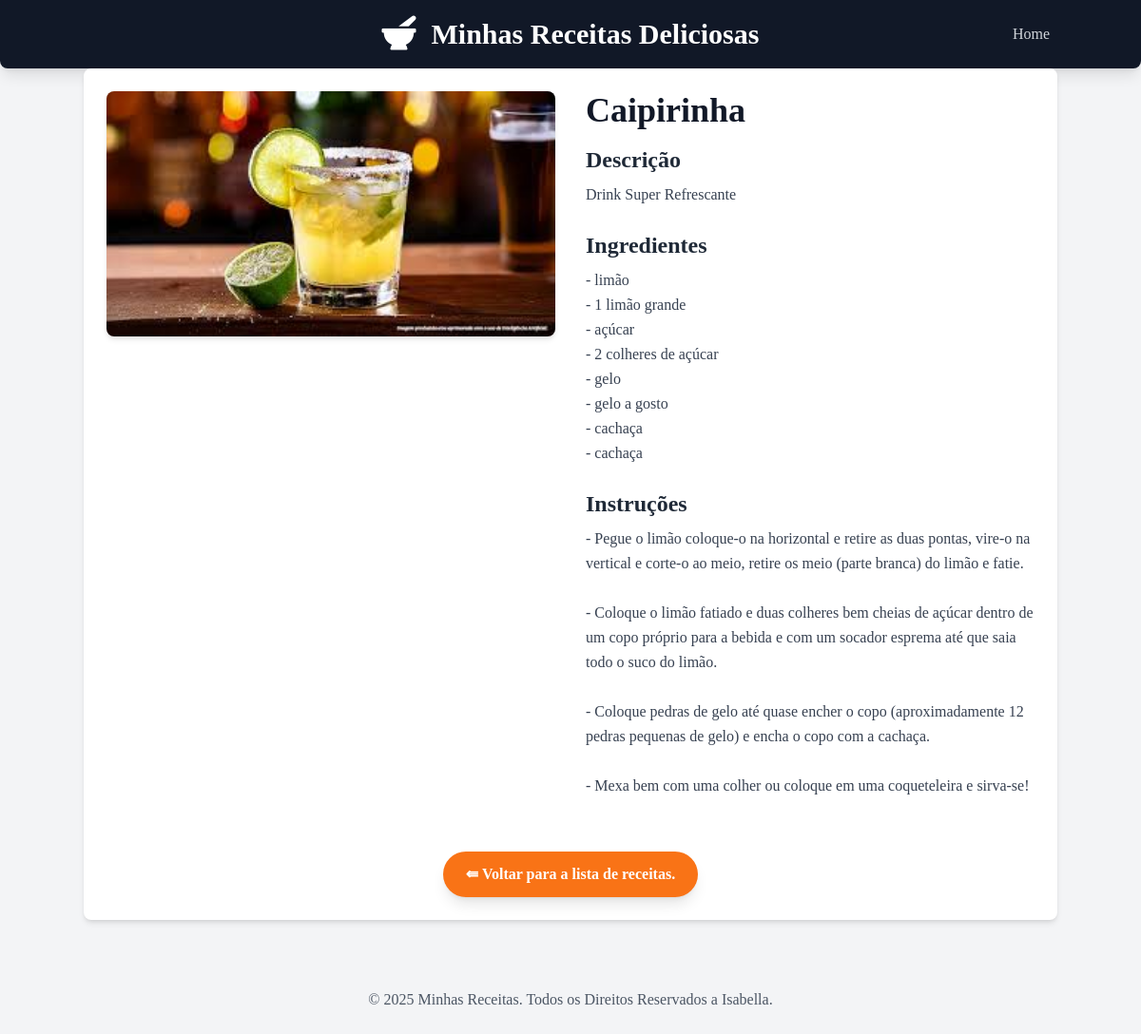
The page /receitas/receita/7/ on the database its author committed.
### receitas/models.py (models this page shows, shortened)
class Receita(models.Model):
    CATEGORIAS = [
        ('comida', 'Comida'),
        ('sobremesa', 'Sobremesa'),
        ('drinks', 'Drinks'),
    ]
    title = models.CharField("Titulo", max_length=200)
    description = models.TextField("Descrição")
    ingredients = models.TextField("Ingredientes")
    instructions = models.TextField("Instruções")
    image = models.ImageField("imagem", upload_to='receitas/images/', blank=True, null=True)
    categoria = models.CharField("Categoria", max_length=50, choices=CATEGORIAS, default='comida')
    created_at = models.DateTimeField(auto_now_add=True)
    updated_at = models.DateTimeField(auto_now=True)
    class Meta:
        verbose_name = 'Receita'
        verbose_name_plural = 'Receitas'
        ordering = ['-created_at']

### receitas/views.py (the view)
# urls.py: path('receita/<int:id>/', views.receita_detail, name='receita_detail'),
def receita_detail(request, id):
    receita = get_object_or_404(Receita, pk=id)
    return render(request, 'receitas/receita_detail.html', {'receita': receita})

### receitas/templates/receitas/receita_detail.html (shortened to what this page needs)
{% extends "receitas/base.html" %}
{% block content %}
<div class="flex flex-col md:flex-row gap-8">
    {% if receita.image %}
    <div class="md:w-1/2">
        <img src="{{ receita.image.url }}" alt="[Imagem da {{ receita.title }}]"
            class="w-full h-auto object-cover rounded-lg shadow-md">
    </div>
    {% endif %}
    <div class="md:w-1/2">
        <h2 class="text-4xl font-bold text-gray-900 mb-4">{{ receita.title }}</h2>
        <h3 class="text-2xl font-semibold text-gray-800 mb-2">Descrição</h3>
        <p class="text-gray-700 mb-6 leading-relaxed">{{ receita.description }}</p>
        <h3 class="text-2xl font-semibold text-gray-800 mb-2">Ingredientes</h3>
        <p class="text-gray-700 mb-6 leading-relaxed whitespace-pre-wrap">{{ receita.ingredients }}</p>
        <h3 class="text-2xl font-semibold text-gray-800 mb-2">Instruções</h3>
        <p class="text-gray-700 mb-6 leading-relaxed whitespace-pre-wrap">{{ receita.instructions }}</p>
    </div>
</div>
<div class="mt-8 text-center">
    <a href="{% url 'home' %}"
        class="inline-block bg-orange-500 hover:bg-orange-600 text-white font-bold py-3 px-6 rounded-full transition duration-300 ease-in-out shadow-lg">&lAarr;
        Voltar para a lista de receitas.</a>
</div>
{% endblock %}

### receitas/templates/receitas/base.html (style rules this page uses)
body { font-family: 'Inter, sans-serif'; }

### rows shown on the page
Receita: image (picture), title "Caipirinha", description "Drink Super Refrescante", ingredients "- limão - 1 limão grande - açúcar - 2 colheres de açúcar - gelo - gelo a gosto - cachaça - cachaça", instructions "- Pegue o limão coloque-o na horizontal e retire as duas pontas, vire-o na vertical e corte-o ao meio, retire os meio (parte branca) do limão e fatie. - Coloque o limão fatiado e duas colheres bem cheias de açúcar dentro de um copo próprio para a bebida e com um socador esprema até que saia todo o suco do limão. - Coloque pedras de gelo até quase encher o copo (aproximadamente 12 pedras pequenas de gelo) e encha o copo com a cachaça. - Mexa bem com uma colher ou coloque em uma coqueteleira e sirva-se!"
